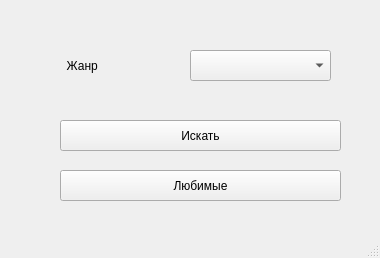
<?xml version="1.0" encoding="UTF-8"?>
<ui version="4.0">
 <class>GenreChoice</class>
 <widget class="QMainWindow" name="GenreChoice">
  <property name="geometry">
   <rect>
    <x>0</x>
    <y>0</y>
    <width>380</width>
    <height>258</height>
   </rect>
  </property>
  <property name="windowTitle">
   <string>MainWindow</string>
  </property>
  <widget class="QWidget" name="centralwidget">
   <widget class="QPushButton" name="search_btn">
    <property name="geometry">
     <rect>
      <x>60</x>
      <y>120</y>
      <width>281</width>
      <height>31</height>
     </rect>
    </property>
    <property name="text">
     <string>Искать</string>
    </property>
   </widget>
   <widget class="QComboBox" name="genre_combobox">
    <property name="geometry">
     <rect>
      <x>190</x>
      <y>50</y>
      <width>141</width>
      <height>31</height>
     </rect>
    </property>
   </widget>
   <widget class="QLabel" name="label">
    <property name="geometry">
     <rect>
      <x>40</x>
      <y>50</y>
      <width>131</width>
      <height>31</height>
     </rect>
    </property>
    <property name="text">
     <string>        Жанр</string>
    </property>
   </widget>
   <widget class="QPushButton" name="favourite_btn">
    <property name="geometry">
     <rect>
      <x>60</x>
      <y>170</y>
      <width>281</width>
      <height>31</height>
     </rect>
    </property>
    <property name="text">
     <string>Любимые</string>
    </property>
   </widget>
  </widget>
  <widget class="QMenuBar" name="menubar">
   <property name="geometry">
    <rect>
     <x>0</x>
     <y>0</y>
     <width>380</width>
     <height>21</height>
    </rect>
   </property>
  </widget>
  <widget class="QStatusBar" name="statusbar"/>
 </widget>
 <resources/>
 <connections/>
</ui>
